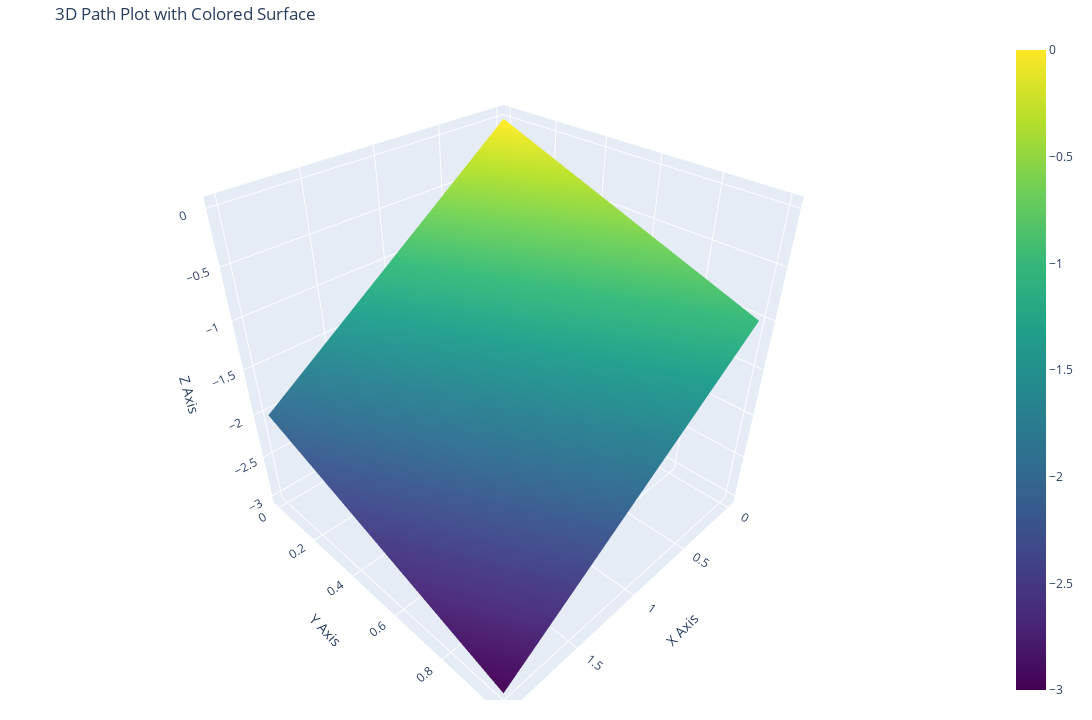

Notebook cell for this chart:
### Code cell
def plot(self) -> None:
        '''
        Plot contour lines of the objective function and overlay the path taken by the optimizer.
        '''
        # Define a grid of points for plotting the contour lines
        x_vals = np.linspace(-5, 5, 100)
        y_vals = np.linspace(-5, 5, 100)
        X, Y = np.meshgrid(x_vals, y_vals)
        Z = np.zeros_like(X)

        # Evaluate the objective function at each point on the grid
        for i in range(len(x_vals)):
            for j in range(len(y_vals)):
                point = np.array([X[i, j], Y[i, j]])
                Z[i, j] = self.f(point)  # Check here for proper handling of input to self.f

        # Create contour plot for the objective function
        contour = go.Contour(x=x_vals, y=y_vals, z=Z, colorscale='Viridis', showscale=False)

        # Extract x and y coordinates from self.path
        x_path = self.path[:, 0]
        y_path = self.path[:, 1]

        # Create scatter plot for the optimizer path
        path_trace = go.Scatter(x=x_path, y=y_path, mode='lines+markers', name='Optimizer Path')

        # Layout settings
        layout = go.Layout(title='Optimizer Path and Contour Lines',
                           xaxis=dict(title='X'),
                           yaxis=dict(title='Y'))

        # Create figure and plot
        fig = go.Figure(data=[contour, path_trace], layout=layout)
        fig.update_layout(title_text="Optimizer Path and Contour Lines", title_x=0.5)

        # Display the plot
        fig.show()

    def plot_path_plotly(self):
        x = self.path[:, 0]
        y = self.path[:, 1]

        if self.path.shape[1] == 3:
            z = self.path[:, 2]

            # Create grids for x, y, and z
            x_grid, y_grid, z_grid = np.meshgrid(np.linspace(np.min(x), np.max(x), 50),
                                                 np.linspace(np.min(y), np.max(y), 50),
                                                 np.linspace(np.min(z), np.max(z), 50))

            # Compute function values f(x, y, z) on the grid
            z_function = np.array([[self.f_call(self.f, np.array([x_i, y_i, z_i]))[0]
                                    for x_i, y_i, z_i in zip(x_row, y_row, z_row)]
                                   for x_row, y_row, z_row in zip(x_grid, y_grid, z_grid)])

            # Create 3D surface plot with colored surface
            fig = go.Figure(data=[
                go.Surface(x=x_grid, y=y_grid, z=z_grid, surfacecolor=z_function, colorscale='Viridis')
            ])

            fig.update_layout(title='3D Path Plot with Colored Surface', autosize=False,
                              scene=dict(
                                  xaxis=dict(title='X'),
                                  yaxis=dict(title='Y'),
                                  zaxis=dict(title='Z'),
                                  aspectmode='cube',
                                  bgcolor='rgb(17,17,17)'  # Dark mode background color
                              ),
                              margin=dict(l=20, r=20, b=20, t=40),  # Adjust margins as needed
                              width=1920,
                              height=1080
                              )

            # Add the path as a scatter plot
            fig.add_trace(go.Scatter3d(
                x=x, y=y, z=z,
                mode='lines+markers',
                marker=dict(size=5, color='lightblue'),
                line=dict(color='royalblue', width=3),  # Thicker line for the path
                name='Path',
            ))

            # Highlight the last point in red with larger marker
            last_x, last_y, last_z = x[-1], y[-1], z[-1]
            fig.add_trace(go.Scatter3d(
                x=[last_x], y=[last_y], z=[last_z],
                mode='markers',
                marker=dict(size=8, color='red'),
                name='Last Point',
            ))

            fig.show()

        else:
            # Compute z values using the objective function on a grid
            x_grid, y_grid = np.meshgrid(np.linspace(np.min(x), np.max(x), 50),
                                         np.linspace(np.min(y), np.max(y), 50))
            z_function = np.array([[self.f_call(self.f, np.array([x_i, y_i, 0]))[0] for x_i in x_grid[0]] for y_i in y_grid[:, 0]])

            # Create 3D surface plot with uniform color
            fig = go.Figure(data=[
                go.Surface(x=x_grid, y=y_grid, z=z_function, colorscale='Viridis')
            ])

            fig.update_layout(
                scene=dict(
                    xaxis=dict(title='X Axis'),
                    yaxis=dict(title='Y Axis'),
                    zaxis=dict(title='Z Axis'),
                    aspectmode='cube',
                    bgcolor='rgb(17,17,17)'  # Dark mode background color
                ),
                title='3D Path Plot with Colored Surface',
                margin=dict(l=20, r=20, b=20, t=40),  # Adjust margins as needed
                width=1920,
                height=1080
            )

            # Add the path as a scatter plot
            z = []
            for point in self.path:
                z.append(self.f_call(self.f,point)[0])
            fig.add_trace(go.Scatter3d(
                x=x, y=y, z=z,
                mode='lines+markers',
                marker=dict(size=5, color='lightblue'),
                line=dict(color='royalblue', width=3),  # Thicker line for the path
                name='Path',
            ))

            # Highlight the last point in red with larger marker
            last_x, last_y = x[-1], y[-1]
            fig.add_trace(go.Scatter3d(
                x=[last_x], y=[last_y], z=[z[-1]],
                mode='markers',
                marker=dict(size=8, color='red'),
                name='Last Point',
            ))

            fig.show()

        # Display the plot
        

    # def plot_path_plotly(self) -> None:
    #     import plotly.graph_objects as go
    #     import numpy as np

    #     # Get x and y values from the path
    #     x = self.path[:, 0]
    #     y = self.path[:, 1]

    #     # Check if the objective function is 2-variable or 3-variable
    #     is_2d_function = len(self.path[0]) == 2

    #     if is_2d_function:
    #         # Compute z values using the objective function
    #         

    #         # Create figure for 2D path plot with uniform color surface
    #         fig = go.Figure(data=[
    #             go.Scatter3d(
    #                 x=x,
    #                 y=y,
    #                 z=z_values,
    #                 mode='lines+markers',
    #                 marker=dict(size=5, color='lightblue'),
    #                 line=dict(color='royalblue', width=2),
    #                 name='Path'
    #             ),
    #             go.Surface(
    #                 x=[x],
    #                 y=[y],
    #                 z=[z_values],
    #                 colorscale=[[0, 'rgba(255, 255, 255, 0.7)'], [1, 'rgba(255, 255, 255, 0.7)']],  # Uniform color
    #                 showscale=False,
    #                 name='Surface'
    #             )
    #         ])

    #         # Set layout properties
    #         fig.update_layout(
    #             scene=dict(
    #                 xaxis=dict(title='X Axis'),
    #                 yaxis=dict(title='Y Axis'),
    #                 zaxis=dict(title='Z Axis'),
    #                 aspectmode='cube'
    #             ),
    #             title='2D Path Plot with Uniform Color Surface',
    #             margin=dict(l=0, r=0, b=0, t=20),
    #             template='plotly_dark',  # Dark mode template
    #             width=1280,
    #             height=720
    #         )

    #     else:
    #         # Compute z values using the objective function on a grid
    #         x_grid, y_grid = np.meshgrid(np.linspace(np.min(x), np.max(x), 50),
    #                                      np.linspace(np.min(y), np.max(y), 50))
    #         z_function = np.array([[self.f_call(self.f, np.array([x_i, y_i, 0]))[0] for x_i in x_grid[0]] for y_i in y_grid[:, 0]])

    #         # Create figure for 3D path plot with colored surface
    #         fig = go.Figure(data=[
    #             go.Scatter3d(
    #                 x=x,
    #                 y=y,
    #                 z=z_values,
    #                 mode='lines+markers',
    #                 marker=dict(size=5, color='lightblue'),
    #                 line=dict(color='royalblue', width=2),
    #                 name='Path'
    #             ),
    #             go.Surface(
    #                 x=x_grid,
    #                 y=y_grid,
    #                 z=z_function,
    #                 colorscale='Viridis',  # Color based on z values
    #                 showscale=True,
    #                 name='Surface'
    #             )
    #         ])

    #         # Set layout properties
    #         fig.update_layout(
    #             scene=dict(
    #                 xaxis=dict(title='X Axis'),
    #                 yaxis=dict(title='Y Axis'),
    #                 zaxis=dict(title='Z Axis'),
    #                 aspectmode='cube'
    #             ),
    #             title='3D Path Plot with Colored Surface',
    #             margin=dict(l=0, r=0, b=0, t=20),
    #             template='plotly_dark',  # Dark mode template
    #             width=1280,
    #             height=720
    #         )

    #     # Show the plot
    #     fig.show()

### Figure 1 — Plotly figure (JSON) as saved in the notebook; plotly's stock layout.template omitted (floating-point values rounded to 4 significant figures; data arrays with more than 128 entries replaced by an {"elided": "..."} marker saying what was removed)
{"data": [{"colorscale": [[0, "#440154"], [0.1111, "#482878"], [0.2222, "#3e4989"], [0.3333, "#31688e"], [0.4444, "#26828e"], [0.5556, "#1f9e89"], [0.6667, "#35b779"], [0.7778, "#6ece58"], [0.8889, "#b5de2b"], [1, "#fde725"]], "type": "surface", "x": {"elided": "50x50 float values"}, "y": {"elided": "50x50 float values"}, "z": {"elided": "50x50 float values"}}], "layout": {"height": 720, "margin": {"b": 20, "l": 20, "r": 20, "t": 40}, "scene": {"aspectmode": "cube", "xaxis": {"title": {"text": "X Axis"}}, "yaxis": {"title": {"text": "Y Axis"}}, "zaxis": {"title": {"text": "Z Axis"}}}, "title": {"text": "3D Path Plot with Colored Surface"}, "width": 1280}}
